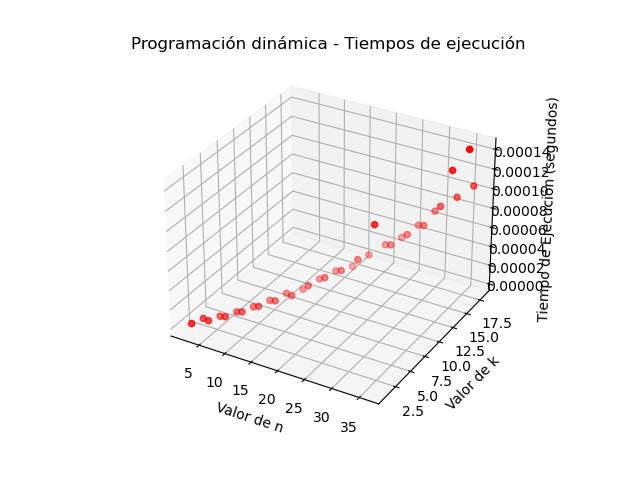

The Python source for this figure:
import time
import matplotlib.pyplot as plt
import numpy as np
from mpl_toolkits.mplot3d import Axes3D
import os

print("Directorio actual:", os.getcwd())

tiempos_ejecucion = []
valores_n = []
valores_k = []

def binomialCoeffUtil(n, k, dp):
    if dp[n][k] != -1:
        return dp[n][k]

    if k == 0:
        dp[n][k] = 1
        return dp[n][k]

    if k == n:
        dp[n][k] = 1
        return dp[n][k]

    dp[n][k] = (binomialCoeffUtil(n - 1, k - 1, dp) +
                binomialCoeffUtil(n - 1, k, dp))

    return dp[n][k]

def binomialCoeff(n, k):
    n = int(n)
    k = int(k)
    dp = [[-1 for y in range(k + 1)] for x in range(n + 1)]

    startTime = time.time()
    binomialCoefficient = binomialCoeffUtil(n, k, dp)
    endTime = time.time()
    totalExcTime = endTime - startTime

    valores_n.append(n)
    valores_k.append(k)
    tiempos_ejecucion.append(totalExcTime)

    return binomialCoefficient, totalExcTime

with open('pares.txt', 'r') as archivo:
    print("entro")
    for linea in archivo:
        print(linea)
        n, k = map(int, linea.strip().split(','))

        binomialCoe, ExcTime = binomialCoeff(n, k)

        print("El valor de C[" + str(n) + "][" + str(k) + "] es " + str(binomialCoe))
        print("Tiempo de ejecución: ", ExcTime, " segundos")

fig = plt.figure()
ax = fig.add_subplot(111, projection='3d')

# Graficar en 3D
ax.scatter(valores_n, valores_k, tiempos_ejecucion, c='r', marker='o')

ax.set_xlabel('Valor de n')
ax.set_ylabel('Valor de k')
ax.set_zlabel('Tiempo de Ejecución (segundos)')

plt.title('Programación dinámica - Tiempos de ejecución')

plt.show()

plt.savefig('programacionDinamica.png')
